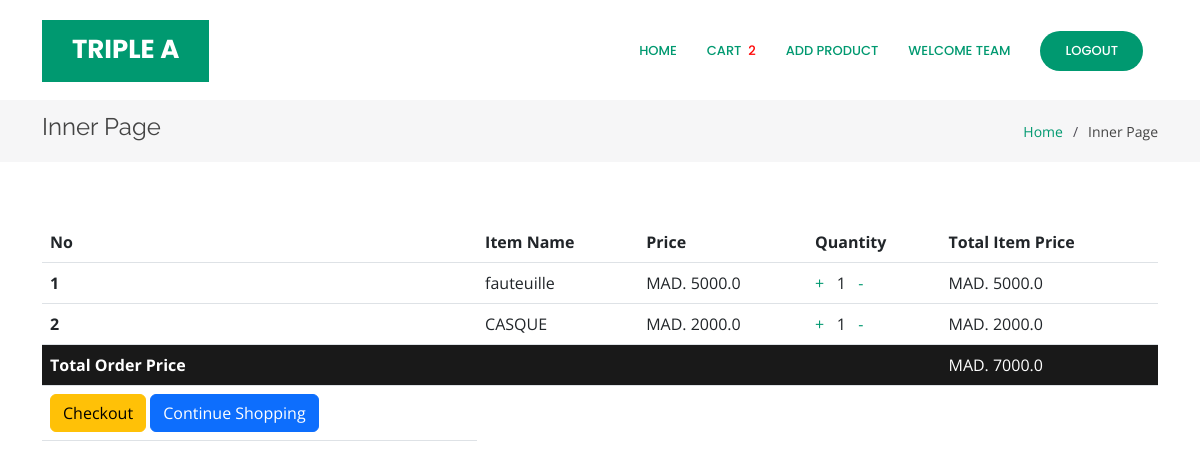
The page /orderlist (signed in) on the database its author committed.
### core/models.py (models this page shows, shortened)
class Order(models.Model):
    user = models.ForeignKey(User, on_delete=models.CASCADE)
    items = models.ManyToManyField(OrderItem)
    start_date = models.DateTimeField(auto_now_add=True)
    ordered_date = models.DateTimeField()
    ordered = models.BooleanField(default=False)
    order_id = models.CharField(
        max_length=100, unique=True, default=None, blank=True, null=True)
    datetime_ofpayment = models.DateTimeField(auto_now_add=True)
    order_delivered = models.BooleanField(default=False)
    order_received = models.BooleanField(default=False)
    razorpay_order_id = models.CharField(max_length=500, null=True, blank=True)
    razorpay_payment_id = models.CharField(
        max_length=500, null=True, blank=True)
    razorpay_signature = models.CharField(
        max_length=500, null=True, blank=True)
    def get_total_price(self):
        total = 0
        for order_item in self.items.all():
            total += order_item.get_final_price()
        return total

class OrderItem(models.Model):
    user = models.ForeignKey(User, on_delete=models.CASCADE)
    ordered = models.BooleanField(default=False)
    product = models.ForeignKey(Product, on_delete=models.CASCADE)
    quantity = models.IntegerField(default=1)
    def get_total_item_price(self):
        return self.quantity * self.product.price
    def get_final_price(self):
        return self.get_total_item_price()

class Product(models.Model):
    name = models.CharField(max_length=100)
    category = models.ForeignKey('Category', on_delete=models.CASCADE)
    desc = models.TextField()
    price = models.FloatField(default=0.0)
    product_available_count = models.IntegerField(default=0)
    img = models.ImageField(upload_to='image/')

### core/views.py (the view)
# urls.py: path('orderlist',views.orderlist,name="orderlist"),
def orderlist(request):
    if Order.objects.filter(user=request.user, ordered=False).exists():
        order = Order.objects.get(user=request.user, ordered=False)
        return render(request, "core/orderlist.html", {"order": order})
    return render(request, "core/orderlist.html", {"message": "Your Cart is Empty"})

### core/templatetags/cart_template_tag.py (called while the page is built)
@register.filter
def cart_item_count(user):
    if user.is_authenticated:
        qs = Order.objects.filter(user=user,ordered=False)
        if qs.exists():
            return qs[0].items.count()
    return 0

### templates/core/orderlist.html (shortened to what this page needs)
<!DOCTYPE html>
{% load static %}
{% load cart_template_tag %}
<html lang="en">
<head>
    <link href="{% static 'vendor/aos/aos.css' %}" rel="stylesheet">
    <link href="{% static 'vendor/bootstrap/css/bootstrap.min.css' %}" rel="stylesheet">
    <link href="{% static 'vendor/bootstrap-icons/bootstrap-icons.css' %}" rel="stylesheet">
    <link href="{% static 'vendor/boxicons/css/boxicons.min.css' %}" rel="stylesheet">
    <link href="{% static 'vendor/glightbox/css/glightbox.min.css' %}" rel="stylesheet">
    <link href="{% static 'vendor/remixicon/remixicon.css' %}" rel="stylesheet">
    <link href="{% static 'vendor/swiper/swiper-bundle.min.css' %}" rel="stylesheet">
    <link href="{% static 'css/style.css' %}" rel="stylesheet">
</head>
<body>
    <header id="header" class="fixed-top d-flex align-items-center">
        <div class="container">
            <div class="header-container d-flex align-items-center justify-content-between">
                <div class="logo">
                    <h1 class="text-light"><a href="index.html"><span>TRIPLE A</span></a></h1>
                </div>
                <nav id="navbar" class="navbar">
                    <ul>
                        {% if user.is_authenticated %}
                        <li><a class="nav-link scrollto active" href="{% url 'index'%}">Home</a></li>
                        <li><a class="nav-link scrollto active" href="{% url 'orderlist' %}">Cart&nbsp;&nbsp
                                <div style="color:red;">{{request.user | cart_item_count}}</div>
                            </a></li>
                        {% if user.is_superuser %}
                        <li><a class="nav-link scrollto active" href="{% url 'add_product' %}">Add Product</a></li>
                        {% endif %}
                        <li><a class="nav-link scrollto active" href="#hero">Welcome {{user.username}}</a></li>
                        <li><a class="getstarted scrollto" href="{% url 'user_logout' %}">Logout</a></li>
                        {% else %}
                        <li><a class="getstarted scrollto" href="{% url 'user_login' %}">Login</a></li>
                        <li><a class="getstarted scrollto" href="{% url 'user_register' %}">Register</a></li>
                        {% endif %}
                    </ul>
                </nav>
            </div>
        </div>
    </header>
    <main id="main">
        <section class="breadcrumbs">
            <div class="container">
                <div class="d-flex justify-content-between align-items-center">
                    <h2>Inner Page</h2>
                    <ol>
                        <li><a href="{% url 'index' %}">Home</a></li>
                        <li>Inner Page</li>
                    </ol>
                </div>
            </div>
        </section>
        <section class="inner-page">
            <div class="container">
                <table class="table">
                    <thead class="thead-dark">
                        <tr>
                            <th scope="col">No</th>
                            <th scope="col">Item Name</th>
                            <th scope="col">Price</th>
                            <th scope="col">Quantity</th>
                            <th scope="col">Total Item Price</th>
                        </tr>
                    </thead>
                    <tbody>
                     {% for order_item in order.items.all %}
                        <tr>
                            <th scope="row">{{forloop.counter}}</th>
                            <td>{{ order_item.product.name }}</td>
                            <td>MAD. {{ order_item.product.price }}</td>
                            <td>
                                <a href="{% url 'add_item' order_item.product.pk %}">+</a> &nbsp;
                                {{ order_item.quantity }} &nbsp;
                                <a href="{% url 'remove_item' order_item.product.pk %}">-</i></a>
                            </td>
                            <td>MAD. {{ order_item.get_total_item_price}}</td>
                        </tr>
                        {% endfor %}
                        {% if order.get_total_price %}
                        <tr class="row100 body" style="background-color: #191919;">
                            <td class="cell100 column1" style="color:white;"><b>Total Order Price</b></td>
                            <td class="cell100 column2"></td>
                            <td class="cell100 column3"></td>
                            <td class="cell100 column4"></td>
                            <td class="cell100 column5" style="color:white;"> MAD. {{ order.get_total_price }}</td>
                        </tr>
                        <tr class="row100 body">
                            <td class="cell100 column1">
                                <a href="{% url 'checkout_page' %}" class="btn btn-warning float-right ml-2">Checkout</a>
                                <a href="{% url 'index' %}" class="btn btn-primary float-right">Continue Shopping</a>
                            </td>
                        </tr>
                        {% endif %}
                    </tbody>
                </table>
            </div>
        </section>
    </main>
</body>
</html>

### static/css/style.css (style rules this page uses)
body { font-family: "Open Sans", sans-serif; color: #444444; }
a { color: #009970; text-decoration: none; }
h1, h2, h3, h4, h5, h6 { font-family: "Raleway", sans-serif; }
#header { transition: all 0.5s; z-index: 997; transition: all 0.5s; top: 20px; }
#header .header-container { background: #fff; }
#header .logo { overflow: hidden; padding: 16px 30px 12px 30px; background: #009970; }
#header .logo h1 { font-size: 26px; padding: 0; line-height: 1; font-weight: 700; font-family: "Poppins", sans-serif; }
#header .logo h1 a, #header .logo h1 a:hover { color: #fff; text-decoration: none; }
.navbar { padding: 0; }
.navbar ul { margin: 0; padding: 0; display: flex; list-style: none; align-items: center; }
.navbar li { position: relative; }
.navbar a, .navbar a:focus { display: flex; align-items: center; justify-content: space-between; padding: 10px 0 10px 30px; color: #36343a; transition: 0.3s; font-size: 13px; font-weight: 500; text-transform: uppercase; font-family: "Poppins", sans-serif; white-space: nowrap; transition: 0.3s; }
.navbar a:hover, .navbar .active, .navbar .active:focus, .navbar li:hover>a { color: #009970; }
.navbar .getstarted, .navbar .getstarted:focus { background: #009970; padding: 10px 25px; margin-left: 30px; margin-right: 15px; border-radius: 50px; color: #fff; }
section { padding: 60px 0; overflow: hidden; }
.breadcrumbs { padding: 15px 0; background: #f6f6f7; margin-top: 100px; }
.breadcrumbs h2 { font-size: 24px; line-height: 1; font-weight: 400; }
.breadcrumbs ol { display: flex; flex-wrap: wrap; list-style: none; padding: 0; margin: 0; font-size: 14px; }
.breadcrumbs ol li+li { padding-left: 10px; }
.breadcrumbs ol li+li::before { display: inline-block; padding-right: 10px; color: #4f4c55; content: "/"; }

### rows shown on the page
OrderItem: product.name "fauteuille", product.price "5000.0", quantity "1", get_total_item_price "5000.0"
OrderItem: product.name "CASQUE", product.price "2000.0", quantity "1", get_total_item_price "2000.0"
Order: get_total_price "7000.0"

### other values the page prints
{{ request.user | cart_item_count }} "2"
{{ user.username }} "TEAM"
